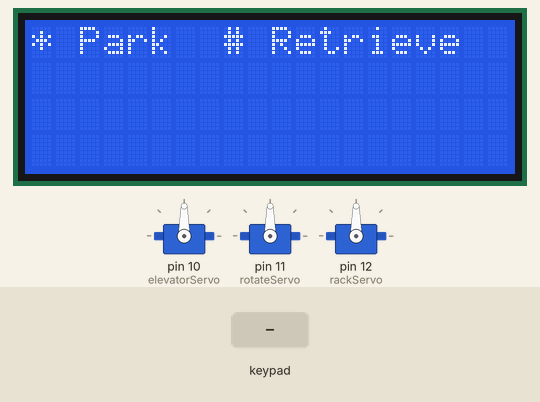
Bench run of a sketch on a simulated Arduino Uno, built with avr-gcc and run on an emulated ATmega328P. Shown: 20×4 character LCD, 3 × servo. The test bench sets the inputs (shaded band). Random numbers use the default seed unless the sketch sets one.

Above: at 3.2 s.
3.3 s: key '*' pressed
At 4.6 s:
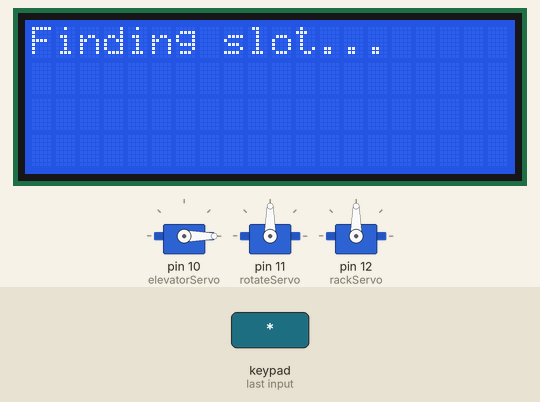
6.3 s: keypad keys 9 8 7 6 # pressed 0.4 s apart
At 11.2 s:
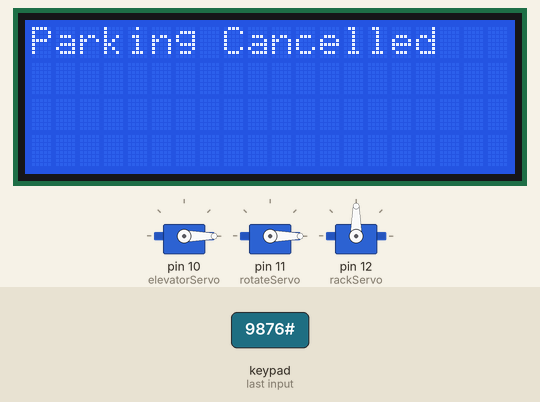
11.3 s: key '#' pressed
At 13.8 s:
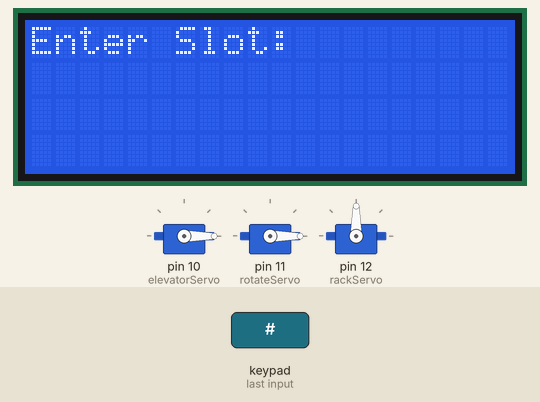
14.3 s: keypad keys 9 8 7 6 * pressed 0.4 s apart
At 16.7 s:
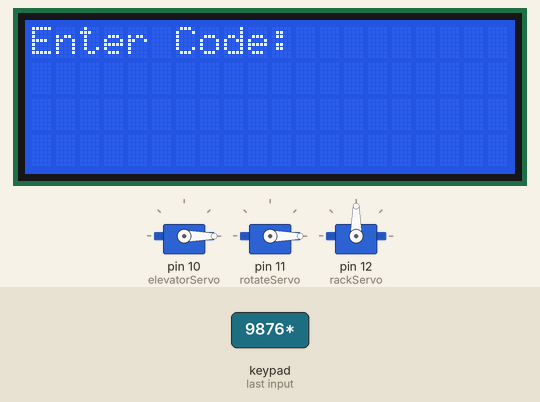
17.8 s: keypad keys 5 4 3 2 * pressed 0.4 s apart
At 19.9 s:
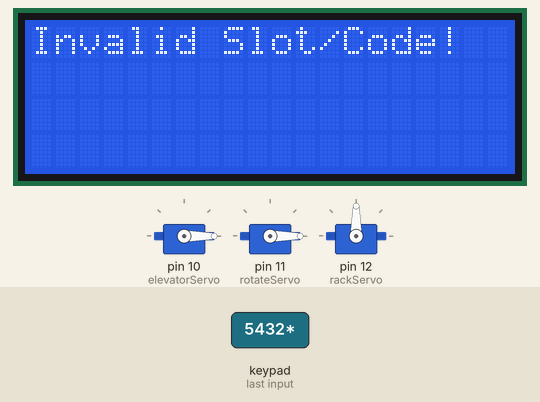
Timing chart, 0 to 21.4 s (numbered marks = the images above; inputs shaded):
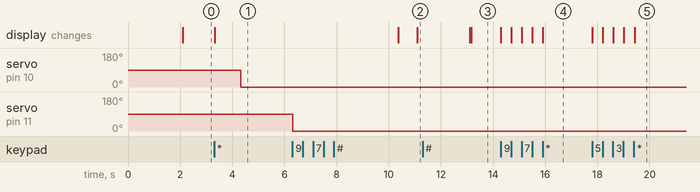

Measured:
- after the input at 3.3 s, servo on pin 10 (elevatorServo): 90° → 0° after 1.0 s
- after the input at 14.3 s, the display: first changes at once (image 4 shows a later state)
- after the input at 17.8 s, the display: first changes at once (image 5 shows a later state)

The sketch:

CarParkBackProcess.ino
```cpp
#include <Wire.h>
#include <LiquidCrystal_I2C.h>
#include <Keypad.h>
#include <Servo.h>

// LCD setup
LiquidCrystal_I2C lcd(0x27, 20, 4); // Check I2C address with scanner if this doesn't work

// Keypad setup
const byte ROWS = 4;
const byte COLS = 4;
char keys[ROWS][COLS] = {
  {'1','2','3','A'},
  {'4','5','6','B'},
  {'7','8','9','C'},
  {'*','0','#','D'}
};
byte rowPins[ROWS] = {9, 8, 7, 6};
byte colPins[COLS] = {5, 4, 3, 2};

Keypad keypad = Keypad(makeKeymap(keys), rowPins, colPins, ROWS, COLS);

// Servo setup
Servo elevatorServo;
Servo rotateServo;
Servo rackServo;

// Parking system variables
int currentFloor = 0;
int parkingSlots[3][6];  // 3 floors, 6 slots per floor
String accessCodes[3][6];  // To store access codes

void setup() {
  Serial.begin(9600);
  lcd.begin(20, 4);
  lcd.backlight();

  elevatorServo.attach(10);  // Connect to PWM pin 10
  rotateServo.attach(11);    // Connect to PWM pin 11
  rackServo.attach(12);      // Connect to PWM pin 12

  randomSeed(analogRead(0));  // Seed for random code generation

  // Initialize parking slots to empty
  for (int i = 0; i < 3; i++) {
    for (int j = 0; j < 6; j++) {
      parkingSlots[i][j] = 0;  // 0 means slot is empty
      accessCodes[i][j] = ""; // Empty code
    }
  }

  lcd.clear();
  lcd.setCursor(0, 0);
  lcd.print("Welcome to Parking");
  delay(2000);
}

void loop() {
  showMainMenu();
}

void showMainMenu() {
  lcd.clear();
  lcd.setCursor(0, 0);
  lcd.print("* Park  # Retrieve");

  char key = keypad.getKey();
  if (key == '*') {
    parkCar();
  } else if (key == '#') {
    retrieveCar();
  }
}

void parkCar() {
  lcd.clear();
  lcd.print("Finding slot...");
  delay(1000);

  int floor = -1, slot = -1;
  bool found = false;

  for (int i = 0; i < 3 && !found; i++) {
    for (int j = 0; j < 6; j++) {
      if (parkingSlots[i][j] == 0) {  // Check for empty slot
        floor = i;
        slot = j;
        found = true;
        break;
      }
    }
  }

  if (found) {
    moveToFloor(floor);
    rotateToSlot(slot);
    moveRack(true);  // Move rack to park the car
    parkingSlots[floor][slot] = 1;  // Mark slot as occupied
    generateRandomCode(floor, slot);
  } else {
    lcd.clear();
    lcd.print("Parking Full!");
    delay(2000);
  }
}

void retrieveCar() {
  lcd.clear();
  lcd.print("Enter Slot:");
  int slotNumber = getNumberInput();

  lcd.clear();
  lcd.print("Enter Code:");
  String enteredCode = getCodeInput();

  int floor = (slotNumber - 1) / 6;
  int slot = (slotNumber - 1) % 6;

  if (parkingSlots[floor][slot] == 1 && accessCodes[floor][slot] == enteredCode) {
    moveToFloor(floor);
    rotateToSlot(slot);
    moveRack(false);  // Move rack to retrieve car
    parkingSlots[floor][slot] = 0;  // Mark slot as empty
    accessCodes[floor][slot] = ""; // Clear access code

    lcd.clear();
    lcd.print("Car Retrieved!");
    delay(2000);
  } else {
    lcd.clear();
    lcd.print("Invalid Slot/Code!");
    delay(2000);
  }
}

void moveToFloor(int floor) {
  int angle = floor * 60;  // Example angles: 0, 60, 120 degrees
  elevatorServo.write(angle);
  delay(2000);  // Adjust based on actual hardware response
}

void rotateToSlot(int slot) {
  int angle = slot * 60;  // Example angles: 0, 60, 120, etc.
  rotateServo.write(angle);
  delay(2000);
}

void moveRack(bool park) {
  if (park) {
    rackServo.write(90);  // Move forward to park
  } else {
    rackServo.write(0);   // Move backward to retrieve
  }
  delay(2000);
}

void generateRandomCode(int floor, int slot) {
  int code = random(1000, 9999);
  accessCodes[floor][slot] = String(code);

  lcd.clear();
  lcd.setCursor(0, 0);
  lcd.print("Slot: ");
  lcd.print(floor * 6 + slot + 1);
  lcd.setCursor(0, 1);
  lcd.print("Code: ");
  lcd.print(code);
  lcd.setCursor(0, 3);
  lcd.print("* - OK  # - Cancel");

  // Wait for user confirmation
  while (true) {
    char key = keypad.getKey();
    if (key == '*') break;
    if (key == '#') {
      parkingSlots[floor][slot] = 0;  // Cancel parking
      accessCodes[floor][slot] = "";
      lcd.clear();
      lcd.print("Parking Cancelled");
      delay(2000);
      return;
    }
  }
}

int getNumberInput() {
  String input = "";
  while (true) {
    char key = keypad.getKey();
    if (key && isDigit(key)) {
      input += key;
      lcd.print(key);
    } else if (key == '*') {
      return input.toInt();
    }
  }
}

String getCodeInput() {
  String input = "";
  while (true) {
    char key = keypad.getKey();
    if (key && isDigit(key)) {
      input += key;
      lcd.print('*');  // Mask input for security
    } else if (key == '*') {
      return input;
    }
  }
}
```
